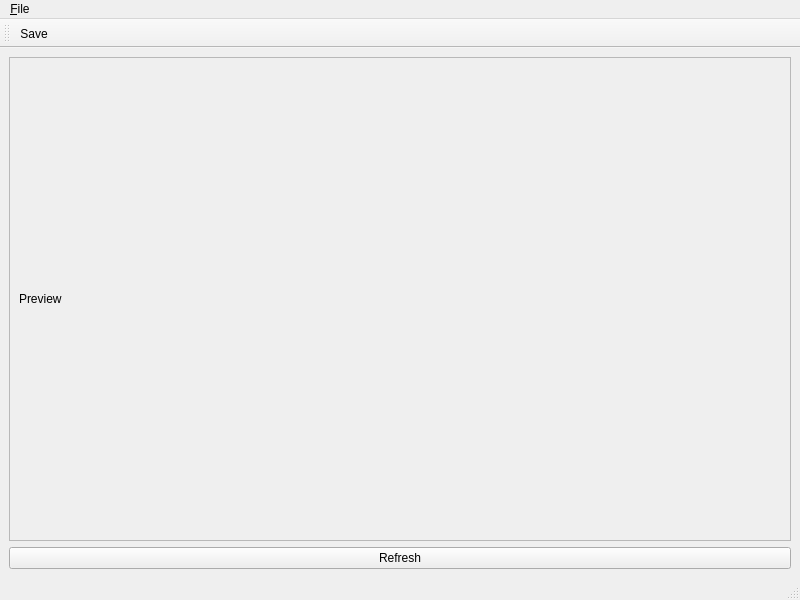
<?xml version="1.0" encoding="UTF-8"?>
<ui version="4.0">
 <class>PreviewRenderer</class>
 <widget class="QMainWindow" name="PreviewRenderer">
  <property name="geometry">
   <rect>
    <x>0</x>
    <y>0</y>
    <width>800</width>
    <height>600</height>
   </rect>
  </property>
  <property name="windowTitle">
   <string>Texture preview</string>
  </property>
  <widget class="QWidget" name="centralwidget">
   <layout class="QVBoxLayout" name="verticalLayout">
    <item>
     <widget class="QScrollArea" name="previewArea">
      <property name="widgetResizable">
       <bool>true</bool>
      </property>
      <widget class="QWidget" name="scrollAreaWidgetContents">
       <property name="geometry">
        <rect>
         <x>0</x>
         <y>0</y>
         <width>786</width>
         <height>494</height>
        </rect>
       </property>
       <layout class="QVBoxLayout" name="verticalLayout_2">
        <item>
         <widget class="QLabel" name="previewPixmap">
          <property name="text">
           <string>Preview</string>
          </property>
         </widget>
        </item>
       </layout>
      </widget>
     </widget>
    </item>
    <item>
     <widget class="QPushButton" name="refreshImage">
      <property name="text">
       <string>Refresh</string>
      </property>
     </widget>
    </item>
   </layout>
  </widget>
  <widget class="QMenuBar" name="menubar">
   <property name="geometry">
    <rect>
     <x>0</x>
     <y>0</y>
     <width>800</width>
     <height>21</height>
    </rect>
   </property>
   <widget class="QMenu" name="menu_File">
    <property name="title">
     <string>&amp;File</string>
    </property>
    <addaction name="action_Save"/>
    <addaction name="actionSave_gradient"/>
   </widget>
   <addaction name="menu_File"/>
  </widget>
  <widget class="QStatusBar" name="statusbar"/>
  <widget class="QToolBar" name="toolBar">
   <property name="windowTitle">
    <string>toolBar</string>
   </property>
   <attribute name="toolBarArea">
    <enum>TopToolBarArea</enum>
   </attribute>
   <attribute name="toolBarBreak">
    <bool>false</bool>
   </attribute>
   <addaction name="action_Save"/>
  </widget>
  <action name="action_Save">
   <property name="text">
    <string>&amp;Save</string>
   </property>
   <property name="shortcut">
    <string>Ctrl+S</string>
   </property>
  </action>
  <action name="actionSave_gradient">
   <property name="text">
    <string>Save gradient</string>
   </property>
  </action>
 </widget>
 <resources/>
 <connections/>
</ui>
